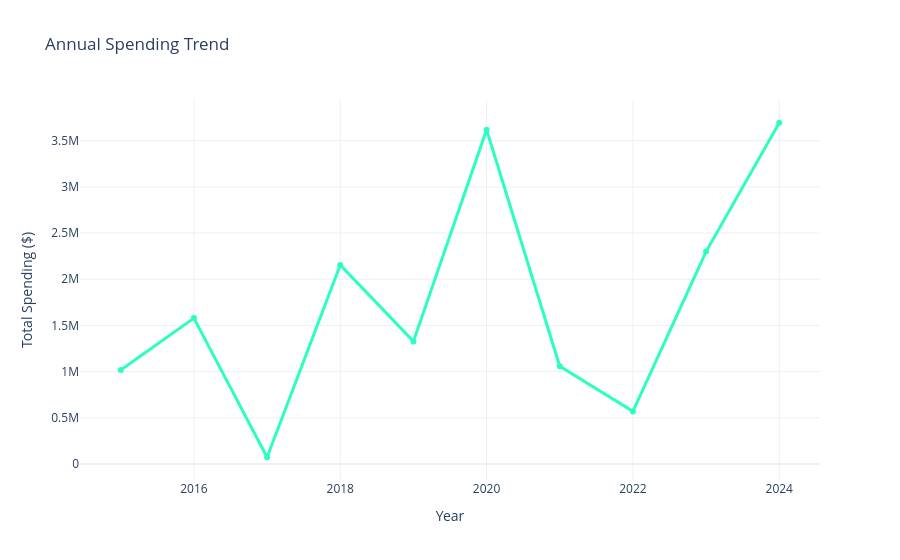

Notebook source saved alongside this figure:
### Code cell
# Hannah

# 1. Data Cleaning & Preparation
df['Grant Amount'] = pd.to_numeric(df['Grant Amount'].replace(r'[\$,]', '', regex=True), errors='coerce')
df['Grant Amount'] = df['Grant Amount'].fillna(0)
df['Grant Amount'] = df['Grant Amount'].astype(int)
# Group by Year and sum the Grant Amount
df_yearly = df.groupby('Year')['Grant Amount'].sum().reset_index()
# Check the transformed data
print(df_yearly.head())

# 2. Create the Line Chart
fig = px.line(df_yearly, 
            x='Year', 
            y='Grant Amount', 
            title='Annual Spending Trend',
            markers=True, # Adds dots to the line for easier hovering
            template='plotly_white')

# 3. Enhance the Interactivity & Look
fig.update_traces(line_color='#2cfec1', line_width=3) # Custom line color
fig.update_layout(
    xaxis_title="Year",
    yaxis_title="Total Spending ($)",
    hovermode="x unified" # Shows all data for that year in one tooltip
)

fig.show()

# 4. Export for Wix 
# html_snippet = fig.to_html(full_html=False, include_plotlyjs='cdn')

# Copy the output of this print statement into your Wix HTML box
# print(html_snippet)

### Figure 1 — Plotly figure (JSON) as saved in the notebook; plotly's stock layout.template omitted (floating-point values rounded to 4 significant figures)
{"data": [{"hovertemplate": "Year=%{x}<br>Grant Amount=%{y}<extra></extra>", "legendgroup": "", "line": {"color": "#2cfec1", "dash": "solid", "width": 3}, "marker": {"symbol": "circle"}, "mode": "lines+markers", "name": "", "orientation": "v", "showlegend": false, "type": "scatter", "x": [2015, 2016, 2017, 2018, 2019, 2020, 2021, 2022, 2023, 2024], "xaxis": "x", "y": [1016600, 1579146, 72500, 2154962, 1326865, 3618156, 1058581, 569125, 2299339, 3694511], "yaxis": "y"}], "layout": {"hovermode": "x unified", "legend": {"tracegroupgap": 0}, "title": {"text": "Annual Spending Trend"}, "xaxis": {"anchor": "y", "domain": [0, 1], "title": {"text": "Year"}}, "yaxis": {"anchor": "x", "domain": [0, 1], "title": {"text": "Total Spending ($)"}}}}
